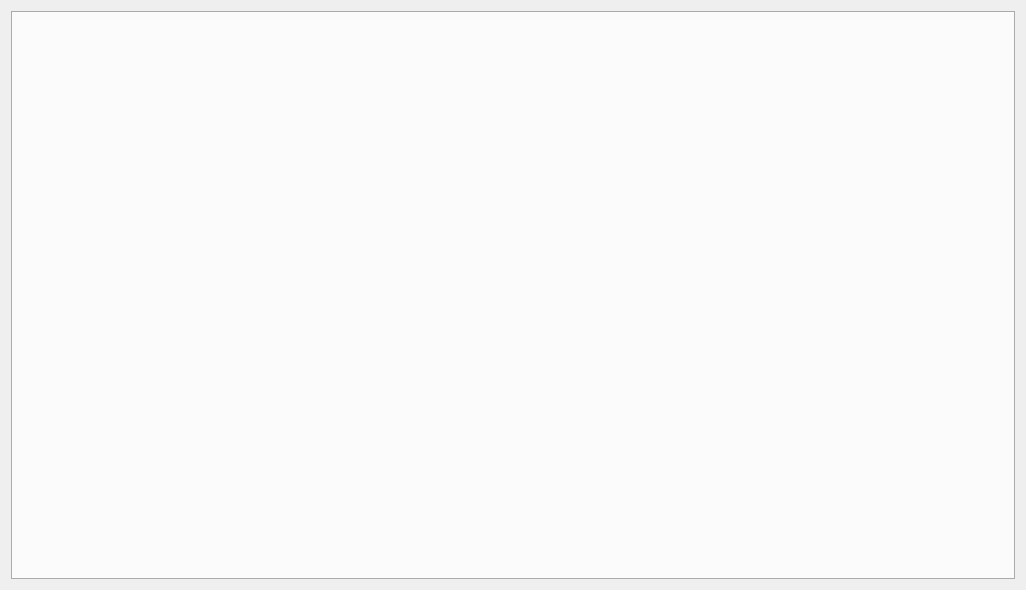
<?xml version="1.0" encoding="UTF-8"?>
<ui version="4.0">
 <class>frmMain</class>
 <widget class="QWidget" name="frmMain">
  <property name="geometry">
   <rect>
    <x>0</x>
    <y>0</y>
    <width>1026</width>
    <height>590</height>
   </rect>
  </property>
  <property name="windowTitle">
   <string>Form</string>
  </property>
  <layout class="QVBoxLayout" name="verticalLayout">
   <item>
    <widget class="QTabWidget" name="tabWidget">
     <property name="tabPosition">
      <enum>QTabWidget::South</enum>
     </property>
     <property name="currentIndex">
      <number>-1</number>
     </property>
    </widget>
   </item>
  </layout>
 </widget>
 <resources/>
 <connections/>
</ui>
